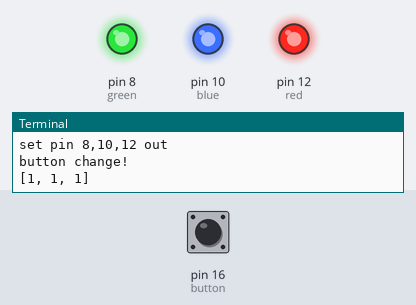
Recording of a program running on a simulated Raspberry Pi (header pin numbers). Shown: output pins drawn as LEDs (lit = HIGH), the last lines printed to the terminal. The test bench sets the inputs (shaded band); at power-on: pin 16 (button) HIGH.

Above: at 1.2 s.
1.3 s: pin 16 (button) pulled LOW for 0.15 s
At 1.9 s:
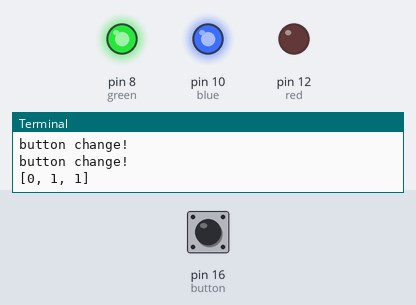
3.0 s: pin 16 (button) pulled LOW for 1 s
At 5.1 s:
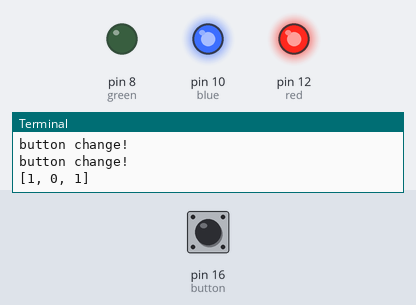
5.5 s: pin 16 (button) pulled LOW for 0.15 s
At 6.4 s:
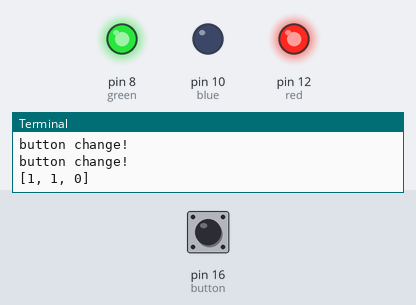
7.2 s: pin 16 (button) pulled LOW for 3.2 s
At 11.2 s:
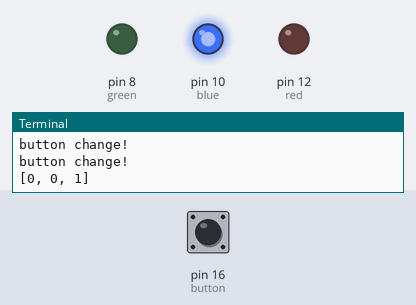
11.9 s: pin 16 (button) pulled LOW for 0.15 s
At 12.5 s:
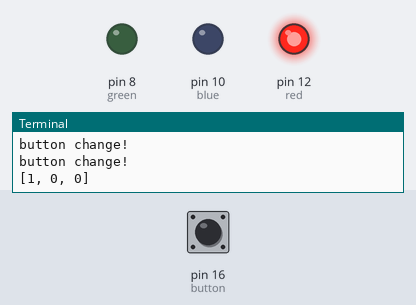
13.6 s: pin 16 (button) pulled LOW for 1 s
At 15.6 s:
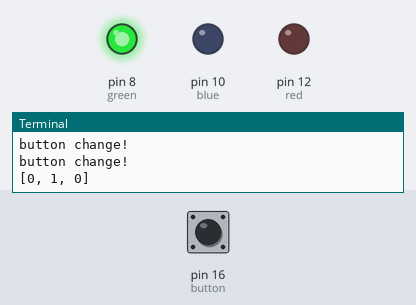
Timing chart, 0 to 17.1 s (numbered marks = the images above; inputs shaded):
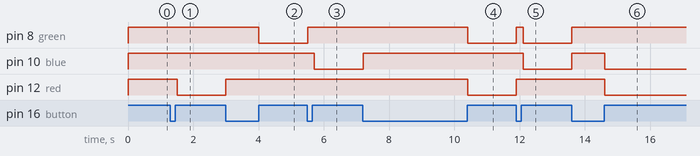

Measured:
- after the input at 1.3 s, pin 12 (red): HIGH → LOW after 0.20 s
- after the input at 3.0 s, pin 8 (green): HIGH → LOW after 1.0 s; pin 12 (red): LOW → HIGH at once
- after the input at 5.5 s, pin 8 (green): LOW → HIGH at once; pin 10 (blue): HIGH → LOW after 0.20 s
- after the input at 7.2 s, pin 8 (green), pin 12 (red): HIGH → LOW after 3.2 s; pin 10 (blue): LOW → HIGH at once
- after the input at 11.9 s, pin 8 (green): LOW → HIGH at once, → LOW 0.20 s later; pin 10 (blue): HIGH → LOW after 0.21 s; pin 12 (red): LOW → HIGH at once
- after the input at 13.6 s, pin 8 (green): LOW → HIGH at once; pin 10 (blue): LOW → HIGH at once, → LOW 1.0 s later; pin 12 (red): HIGH → LOW after 1.0 s

The program:

test.py
```python
#!/usr/bin/env python

try:
	import RPi.GPIO as GPIO
	print "import worked"
except RuntimeError:
	print("Error importing RPi.GPIO!  This is probably because you need superuser priveleges.  You can achieve this by using sudo to run your script")
import time


GPIO.setmode(GPIO.BOARD)
print "set board mode"


#setup pin_modes
green = 8
blue = 10
red = 12
button = 16

GPIO.setup(red,GPIO.OUT)   #Red
GPIO.setup(green,GPIO.OUT)  #Green
GPIO.setup(blue, GPIO.OUT) #Blue
GPIO.setup(button, GPIO.IN, pull_up_down=GPIO.PUD_UP)

# set everything to OFF
GPIO.output(red,1)
GPIO.output(green,1)
GPIO.output(blue,1)

print "set pin 8,10,12 out"

color = [[0 for x in xrange(3)] for x in xrange(8)]
color[0] = [1,1,1]
color[1] = [0,1,1]
color[2] = [1,0,1]
color[3] = [1,1,0]
color[4] = [0,0,1]
color[5] = [1,0,0]
color[6] = [0,1,0]
color[7] = [0,0,0]
value = -1
index = 0

while 1:
    if value != GPIO.input(button):  #only act if there is a button change
	print ("button change!")
	value = GPIO.input(button)
	# remember
	# released ==1 --button has pull up resistor
	# pressed ==0 --ground wire shorted
	if value == 0 :
	  c = color[0] # all off
	else:
	  if index==8:
	    index = 0
	  c = color[index] # cache current led values
	  index = index+1
	  print c
	for i in range(3):# set led on/off
	  GPIO.output(red,c[0])
	  GPIO.output(green,c[1])
	  GPIO.output(blue,c[2])
    time.sleep(0.1)

GPIO.cleanup()
```
